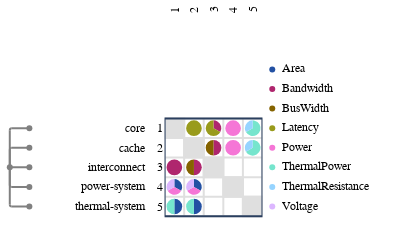

Source (notebook cell):
### Code cell
from ragraph.io.esl import from_esl
graph = from_esl(["./esl"])

import raesl.plot
figure = raesl.plot.mdm(
    graph,
    node_kinds=["component"],
)
figure.write_image("figures/dsm_components.svg")
figure.show()

from utils import set_edge_weights, annotate_variable_type
annotate_variable_type(graph)

### Figure 1 — Plotly figure (JSON) as saved in the notebook; plotly's stock layout.template omitted (floating-point values rounded to 4 significant figures)
{"data": [{"hoverinfo": "skip", "marker": {"color": "#FFFFFF", "line": {"color": "#FFFFFF"}}, "mode": "markers", "showlegend": false, "type": "scatter", "x": [0.5], "xaxis": "x", "y": [0.5], "yaxis": "y"}, {"hoverinfo": "skip", "marker": {"color": "#FFFFFF", "line": {"color": "#FFFFFF"}}, "mode": "markers", "showlegend": false, "type": "scatter", "x": [0.5], "xaxis": "x2", "y": [0.5], "yaxis": "y2"}, {"hoverinfo": "skip", "marker": {"color": "#FFFFFF", "line": {"color": "#FFFFFF"}}, "mode": "markers", "showlegend": false, "type": "scatter", "x": [0.5], "xaxis": "x3", "y": [0.5], "yaxis": "y3"}, {"hoverinfo": "skip", "marker": {"color": "#FFFFFF", "line": {"color": "#FFFFFF"}}, "mode": "markers", "showlegend": false, "type": "scatter", "x": [0.5], "xaxis": "x5", "y": [0.5], "yaxis": "y5"}, {"customdata": [{"data": "world.core", "pointtype": "tree_node"}, {"data": "world.cache", "pointtype": "tree_node"}, {"data": "world.interconnect", "pointtype": "tree_node"}, {"data": "world.power-system", "pointtype": "tree_node"}, {"data": "world.thermal-system", "pointtype": "tree_node"}, {"data": "world", "pointtype": "tree_node"}], "hoverinfo": "text", "marker": {"color": "gray"}, "mode": "markers", "showlegend": false, "text": ["world.core", "world.cache", "world.interconnect", "world.power-system", "world.thermal-system", "world"], "type": "scatter", "x": [1, 1, 1, 1, 1, 0], "xaxis": "x6", "y": [4.5, 3.5, 2.5, 1.5, 0.5, 2.5], "yaxis": "y6"}, {"customdata": [{"source": "world.core", "target": "world.interconnect"}], "hoverinfo": "text", "marker": {"color": "#ffffff"}, "mode": "markers", "showlegend": false, "text": ["source: world.core<br>target: world.interconnect<br>Bandwidth: 1.0"], "type": "scatter", "x": [0.5], "xaxis": "x9", "y": [2.3], "yaxis": "y9"}, {"customdata": [{"source": "world.core", "target": "world.power-system"}], "hoverinfo": "text", "marker": {"color": "#ffffff"}, "mode": "markers", "showlegend": false, "text": ["source: world.core<br>target: world.power-system<br>Area: 1.0", "source: world.core<br>target: world.power-system<br>Power: 1.0", "source: world.core<br>target: world.power-system<br>Voltage: 1.0"], "type": "scatter", "x": [0.6732, 0.5, 0.3268], "xaxis": "x9", "y": [1.6, 1.3, 1.6], "yaxis": "y9"}, {"customdata": [{"source": "world.core", "target": "world.thermal-system"}], "hoverinfo": "text", "marker": {"color": "#ffffff"}, "mode": "markers", "showlegend": false, "text": ["source: world.core<br>target: world.thermal-system<br>Area: 1.0", "source: world.core<br>target: world.thermal-system<br>ThermalPower: 1.0"], "type": "scatter", "x": [0.7, 0.3], "xaxis": "x9", "y": [0.5, 0.5], "yaxis": "y9"}, {"customdata": [{"source": "world.cache", "target": "world.core"}], "hoverinfo": "text", "marker": {"color": "#ffffff"}, "mode": "markers", "showlegend": false, "text": ["source: world.cache<br>target: world.core<br>Latency: 2.0"], "type": "scatter", "x": [1.5], "xaxis": "x9", "y": [4.3], "yaxis": "y9"}, {"customdata": [{"source": "world.cache", "target": "world.interconnect"}], "hoverinfo": "text", "marker": {"color": "#ffffff"}, "mode": "markers", "showlegend": false, "text": ["source: world.cache<br>target: world.interconnect<br>Bandwidth: 1.0", "source: world.cache<br>target: world.interconnect<br>BusWidth: 1.0"], "type": "scatter", "x": [1.7, 1.3], "xaxis": "x9", "y": [2.5, 2.5], "yaxis": "y9"}, {"customdata": [{"source": "world.cache", "target": "world.power-system"}], "hoverinfo": "text", "marker": {"color": "#ffffff"}, "mode": "markers", "showlegend": false, "text": ["source: world.cache<br>target: world.power-system<br>Area: 1.0", "source: world.cache<br>target: world.power-system<br>Power: 1.0", "source: world.cache<br>target: world.power-system<br>Voltage: 1.0"], "type": "scatter", "x": [1.673, 1.5, 1.327], "xaxis": "x9", "y": [1.6, 1.3, 1.6], "yaxis": "y9"}, {"customdata": [{"source": "world.cache", "target": "world.thermal-system"}], "hoverinfo": "text", "marker": {"color": "#ffffff"}, "mode": "markers", "showlegend": false, "text": ["source: world.cache<br>target: world.thermal-system<br>Area: 1.0", "source: world.cache<br>target: world.thermal-system<br>ThermalPower: 1.0"], "type": "scatter", "x": [1.7, 1.3], "xaxis": "x9", "y": [0.5, 0.5], "yaxis": "y9"}, {"customdata": [{"source": "world.interconnect", "target": "world.core"}], "hoverinfo": "text", "marker": {"color": "#ffffff"}, "mode": "markers", "showlegend": false, "text": ["source: world.interconnect<br>target: world.core<br>Bandwidth: 1.0", "source: world.interconnect<br>target: world.core<br>Latency: 2.0"], "type": "scatter", "x": [2.673, 2.327], "xaxis": "x9", "y": [4.6, 4.4], "yaxis": "y9"}, {"customdata": [{"source": "world.interconnect", "target": "world.cache"}], "hoverinfo": "text", "marker": {"color": "#ffffff"}, "mode": "markers", "showlegend": false, "text": ["source: world.interconnect<br>target: world.cache<br>Bandwidth: 1.0", "source: world.interconnect<br>target: world.cache<br>BusWidth: 1.0"], "type": "scatter", "x": [2.7, 2.3], "xaxis": "x9", "y": [3.5, 3.5], "yaxis": "y9"}, {"customdata": [{"source": "world.power-system", "target": "world.core"}], "hoverinfo": "text", "marker": {"color": "#ffffff"}, "mode": "markers", "showlegend": false, "text": ["source: world.power-system<br>target: world.core<br>Power: 1.0"], "type": "scatter", "x": [3.5], "xaxis": "x9", "y": [4.3], "yaxis": "y9"}, {"customdata": [{"source": "world.power-system", "target": "world.cache"}], "hoverinfo": "text", "marker": {"color": "#ffffff"}, "mode": "markers", "showlegend": false, "text": ["source: world.power-system<br>target: world.cache<br>Power: 1.0"], "type": "scatter", "x": [3.5], "xaxis": "x9", "y": [3.3], "yaxis": "y9"}, {"customdata": [{"source": "world.thermal-system", "target": "world.core"}], "hoverinfo": "text", "marker": {"color": "#ffffff"}, "mode": "markers", "showlegend": false, "text": ["source: world.thermal-system<br>target: world.core<br>ThermalPower: 2.0", "source: world.thermal-system<br>target: world.core<br>ThermalResistance: 1.0"], "type": "scatter", "x": [4.673, 4.327], "xaxis": "x9", "y": [4.4, 4.6], "yaxis": "y9"}, {"customdata": [{"source": "world.thermal-system", "target": "world.cache"}], "hoverinfo": "text", "marker": {"color": "#ffffff"}, "mode": "markers", "showlegend": false, "text": ["source: world.thermal-system<br>target: world.cache<br>ThermalPower: 2.0", "source: world.thermal-system<br>target: world.cache<br>ThermalResistance: 1.0"], "type": "scatter", "x": [4.673, 4.327], "xaxis": "x9", "y": [3.4, 3.6], "yaxis": "y9"}, {"hoverinfo": "text", "marker": {"color": "#2351a3"}, "mode": "markers", "showlegend": false, "text": ["Area"], "type": "scatter", "x": [0.5], "xaxis": "x10", "y": [7.5], "yaxis": "y10"}, {"hoverinfo": "text", "marker": {"color": "#af266e"}, "mode": "markers", "showlegend": false, "text": ["Bandwidth"], "type": "scatter", "x": [0.5], "xaxis": "x10", "y": [6.5], "yaxis": "y10"}, {"hoverinfo": "text", "marker": {"color": "#856300"}, "mode": "markers", "showlegend": false, "text": ["BusWidth"], "type": "scatter", "x": [0.5], "xaxis": "x10", "y": [5.5], "yaxis": "y10"}, {"hoverinfo": "text", "marker": {"color": "#999b1c"}, "mode": "markers", "showlegend": false, "text": ["Latency"], "type": "scatter", "x": [0.5], "xaxis": "x10", "y": [4.5], "yaxis": "y10"}, {"hoverinfo": "text", "marker": {"color": "#f576d6"}, "mode": "markers", "showlegend": false, "text": ["Power"], "type": "scatter", "x": [0.5], "xaxis": "x10", "y": [3.5], "yaxis": "y10"}, {"hoverinfo": "text", "marker": {"color": "#76e5cd"}, "mode": "markers", "showlegend": false, "text": ["ThermalPower"], "type": "scatter", "x": [0.5], "xaxis": "x10", "y": [2.5], "yaxis": "y10"}, {"hoverinfo": "text", "marker": {"color": "#96d4ff"}, "mode": "markers", "showlegend": false, "text": ["ThermalResistance"], "type": "scatter", "x": [0.5], "xaxis": "x10", "y": [1.5], "yaxis": "y10"}, {"hoverinfo": "text", "marker": {"color": "#dcb7ff"}, "mode": "markers", "showlegend": false, "text": ["Voltage"], "type": "scatter", "x": [0.5], "xaxis": "x10", "y": [0.5], "yaxis": "y10"}, {"hoverinfo": "text", "mode": "text", "showlegend": false, "text": ["Area", "Bandwidth", "BusWidth", "Latency", "Power", "ThermalPower", "ThermalResistance", "Voltage"], "textfont": {"color": "black", "family": "Fira Code,Hack,Courier New,monospace", "size": 12}, "textposition": "middle right", "type": "scatter", "x": [1, 1, 1, 1, 1, 1, 1, 1], "xaxis": "x10", "y": [7.5, 6.5, 5.5, 4.5, 3.5, 2.5, 1.5, 0.5], "yaxis": "y10"}], "layout": {"annotations": [{"font": {"color": "black", "family": "Fira Code,Hack,Courier New,monospace", "size": 12}, "showarrow": false, "text": "1", "textangle": -90, "x": 0.5, "xref": "x4", "y": -0.3301, "yanchor": "bottom", "yref": "y", "yshift": 0}, {"font": {"color": "black", "family": "Fira Code,Hack,Courier New,monospace", "size": 12}, "showarrow": false, "text": "2", "textangle": -90, "x": 1.5, "xref": "x4", "y": -0.3301, "yanchor": "bottom", "yref": "y", "yshift": 0}, {"font": {"color": "black", "family": "Fira Code,Hack,Courier New,monospace", "size": 12}, "showarrow": false, "text": "3", "textangle": -90, "x": 2.5, "xref": "x4", "y": -0.3301, "yanchor": "bottom", "yref": "y", "yshift": 0}, {"font": {"color": "black", "family": "Fira Code,Hack,Courier New,monospace", "size": 12}, "showarrow": false, "text": "4", "textangle": -90, "x": 3.5, "xref": "x4", "y": -0.3301, "yanchor": "bottom", "yref": "y", "yshift": 0}, {"font": {"color": "black", "family": "Fira Code,Hack,Courier New,monospace", "size": 12}, "showarrow": false, "text": "5", "textangle": -90, "x": 4.5, "xref": "x4", "y": -0.3301, "yanchor": "bottom", "yref": "y", "yshift": 0}, {"font": {"color": "black", "family": "Fira Code,Hack,Courier New,monospace", "size": 12}, "showarrow": false, "text": "core", "textangle": 0, "x": 2.772, "xanchor": "right", "xref": "x7", "y": 4.5, "yref": "y6", "yshift": 0}, {"font": {"color": "black", "family": "Fira Code,Hack,Courier New,monospace", "size": 12}, "showarrow": false, "text": "cache", "textangle": 0, "x": 2.772, "xanchor": "right", "xref": "x7", "y": 3.5, "yref": "y6", "yshift": 0}, {"font": {"color": "black", "family": "Fira Code,Hack,Courier New,monospace", "size": 12}, "showarrow": false, "text": "interconnect", "textangle": 0, "x": 2.772, "xanchor": "right", "xref": "x7", "y": 2.5, "yref": "y6", "yshift": 0}, {"font": {"color": "black", "family": "Fira Code,Hack,Courier New,monospace", "size": 12}, "showarrow": false, "text": "power-system", "textangle": 0, "x": 2.772, "xanchor": "right", "xref": "x7", "y": 1.5, "yref": "y6", "yshift": 0}, {"font": {"color": "black", "family": "Fira Code,Hack,Courier New,monospace", "size": 12}, "showarrow": false, "text": "thermal-system", "textangle": 0, "x": 2.772, "xanchor": "right", "xref": "x7", "y": 0.5, "yref": "y6", "yshift": 0}, {"font": {"color": "black", "family": "Fira Code,Hack,Courier New,monospace", "size": 12}, "showarrow": false, "text": "1", "textangle": 0, "x": 0.4301, "xanchor": "right", "xref": "x8", "y": 4.5, "yref": "y6", "yshift": 0}, {"font": {"color": "black", "family": "Fira Code,Hack,Courier New,monospace", "size": 12}, "showarrow": false, "text": "2", "textangle": 0, "x": 0.4301, "xanchor": "right", "xref": "x8", "y": 3.5, "yref": "y6", "yshift": 0}, {"font": {"color": "black", "family": "Fira Code,Hack,Courier New,monospace", "size": 12}, "showarrow": false, "text": "3", "textangle": 0, "x": 0.4301, "xanchor": "right", "xref": "x8", "y": 2.5, "yref": "y6", "yshift": 0}, {"font": {"color": "black", "family": "Fira Code,Hack,Courier New,monospace", "size": 12}, "showarrow": false, "text": "4", "textangle": 0, "x": 0.4301, "xanchor": "right", "xref": "x8", "y": 1.5, "yref": "y6", "yshift": 0}, {"font": {"color": "black", "family": "Fira Code,Hack,Courier New,monospace", "size": 12}, "showarrow": false, "text": "5", "textangle": 0, "x": 0.4301, "xanchor": "right", "xref": "x8", "y": 0.5, "yref": "y6", "yshift": 0}], "autosize": false, "height": 218.2, "hovermode": "closest", "margin": {"b": 0, "l": 0, "pad": 0, "r": 8, "t": 0}, "modebar": {"orientation": "h"}, "paper_bgcolor": "rgba(256,256,256,1)", "plot_bgcolor": "rgba(256,256,256,0)", "shapes": [{"line": {"color": "gray", "dash": "solid", "width": 2}, "type": "line", "x0": 0, "x1": 0, "xref": "x6", "y0": 2.5, "y1": 4.4, "yref": "y6"}, {"line": {"color": "gray", "dash": "solid", "width": 2}, "path": "M 0 4.4 Q 0 4.5 0.1 4.5", "type": "path", "xref": "x6", "yref": "y6"}, {"line": {"color": "gray", "dash": "solid", "width": 2}, "type": "line", "x0": 0.1, "x1": 1, "xref": "x6", "y0": 4.5, "y1": 4.5, "yref": "y6"}, {"line": {"color": "gray", "dash": "solid", "width": 2}, "type": "line", "x0": 0, "x1": 0, "xref": "x6", "y0": 2.5, "y1": 3.4, "yref": "y6"}, {"line": {"color": "gray", "dash": "solid", "width": 2}, "path": "M 0 3.4 Q 0 3.5 0.1 3.5", "type": "path", "xref": "x6", "yref": "y6"}, {"line": {"color": "gray", "dash": "solid", "width": 2}, "type": "line", "x0": 0.1, "x1": 1, "xref": "x6", "y0": 3.5, "y1": 3.5, "yref": "y6"}, {"line": {"color": "gray", "dash": "solid", "width": 2}, "type": "line", "x0": 0, "x1": 1, "xref": "x6", "y0": 2.5, "y1": 2.5, "yref": "y6"}, {"line": {"color": "gray", "dash": "solid", "width": 2}, "type": "line", "x0": 0, "x1": 0, "xref": "x6", "y0": 2.5, "y1": 1.6, "yref": "y6"}, {"line": {"color": "gray", "dash": "solid", "width": 2}, "path": "M 0 1.6 Q 0 1.5 0.1 1.5", "type": "path", "xref": "x6", "yref": "y6"}, {"line": {"color": "gray", "dash": "solid", "width": 2}, "type": "line", "x0": 0.1, "x1": 1, "xref": "x6", "y0": 1.5, "y1": 1.5, "yref": "y6"}, {"line": {"color": "gray", "dash": "solid", "width": 2}, "type": "line", "x0": 0, "x1": 0, "xref": "x6", "y0": 2.5, "y1": 0.6, "yref": "y6"}, {"line": {"color": "gray", "dash": "solid", "width": 2}, "path": "M 0 0.6 Q 0 0.5 0.1 0.5", "type": "path", "xref": "x6", "yref": "y6"}, {"line": {"color": "gray", "dash": "solid", "width": 2}, "type": "line", "x0": 0.1, "x1": 1, "xref": "x6", "y0": 0.5, "y1": 0.5, "yref": "y6"}, {"line": {"color": "#dfdfdf", "dash": "solid", "width": 2}, "type": "line", "x0": 0, "x1": 5, "xref": "x9", "y0": 0, "y1": 0, "yref": "y6"}, {"line": {"color": "#dfdfdf", "dash": "solid", "width": 2}, "type": "line", "x0": 0, "x1": 5, "xref": "x9", "y0": 1, "y1": 1, "yref": "y6"}, {"line": {"color": "#dfdfdf", "dash": "solid", "width": 2}, "type": "line", "x0": 0, "x1": 5, "xref": "x9", "y0": 2, "y1": 2, "yref": "y6"}, {"line": {"color": "#dfdfdf", "dash": "solid", "width": 2}, "type": "line", "x0": 0, "x1": 5, "xref": "x9", "y0": 3, "y1": 3, "yref": "y6"}, {"line": {"color": "#dfdfdf", "dash": "solid", "width": 2}, "type": "line", "x0": 0, "x1": 5, "xref": "x9", "y0": 4, "y1": 4, "yref": "y6"}, {"line": {"color": "#dfdfdf", "dash": "solid", "width": 2}, "type": "line", "x0": 0, "x1": 5, "xref": "x9", "y0": 5, "y1": 5, "yref": "y6"}, {"line": {"color": "#dfdfdf", "dash": "solid", "width": 2}, "type": "line", "x0": 0, "x1": 0, "xref": "x9", "y0": 0, "y1": 5, "yref": "y6"}, {"line": {"color": "#dfdfdf", "dash": "solid", "width": 2}, "type": "line", "x0": 1, "x1": 1, "xref": "x9", "y0": 0, "y1": 5, "yref": "y6"}, {"line": {"color": "#dfdfdf", "dash": "solid", "width": 2}, "type": "line", "x0": 2, "x1": 2, "xref": "x9", "y0": 0, "y1": 5, "yref": "y6"}, {"line": {"color": "#dfdfdf", "dash": "solid", "width": 2}, "type": "line", "x0": 3, "x1": 3, "xref": "x9", "y0": 0, "y1": 5, "yref": "y6"}, {"line": {"color": "#dfdfdf", "dash": "solid", "width": 2}, "type": "line", "x0": 4, "x1": 4, "xref": "x9", "y0": 0, "y1": 5, "yref": "y6"}, {"line": {"color": "#dfdfdf", "dash": "solid", "width": 2}, "type": "line", "x0": 5, "x1": 5, "xref": "x9", "y0": 0, "y1": 5, "yref": "y6"}, {"fillcolor": "#dfdfdf", "layer": "below", "line": {"color": "#dfdfdf"}, "type": "rect", "x0": 0, "x1": 1, "xref": "x9", "y0": 4, "y1": 5, "yref": "y6"}, {"fillcolor": "#dfdfdf", "layer": "below", "line": {"color": "#dfdfdf"}, "type": "rect", "x0": 1, "x1": 2, "xref": "x9", "y0": 3, "y1": 4, "yref": "y6"}, {"fillcolor": "#dfdfdf", "layer": "below", "line": {"color": "#dfdfdf"}, "type": "rect", "x0": 2, "x1": 3, "xref": "x9", "y0": 2, "y1": 3, "yref": "y6"}, {"fillcolor": "#dfdfdf", "layer": "below", "line": {"color": "#dfdfdf"}, "type": "rect", "x0": 3, "x1": 4, "xref": "x9", "y0": 1, "y1": 2, "yref": "y6"}, {"fillcolor": "#dfdfdf", "layer": "below", "line": {"color": "#dfdfdf"}, "type": "rect", "x0": 4, "x1": 5, "xref": "x9", "y0": 0, "y1": 1, "yref": "y6"}, {"fillcolor": "#af266e", "line": {"width": 0}, "path": "M 0.5 2.5 L 0.5 2.9 Q 0.334 2.9 0.217 2.783 Q 0.1 2.666 0.1 2.5 Q 0.1 2.334 0.217 2.217 Q 0.334 2.1 0.5 2.1 Q 0.666 2.1 0.783 2.217 Q 0.9 2.334 0.9 2.5 Q 0.9 2.666 0.783 2.783 Q 0.666 2.9 0.5 2.9 Z", "type": "path", "xref": "x9", "yref": "y6"}, {"fillcolor": "#2351a3", "line": {"width": 0}, "path": "M 0.5 1.5 L 0.846 1.3 Q 0.929 1.443 0.886 1.604 Q 0.843 1.764 0.7 1.846 Q 0.607 1.9 0.5 1.9 Z", "type": "path", "xref": "x9", "yref": "y6"}, {"fillcolor": "#f576d6", "line": {"width": 0}, "path": "M 0.5 1.5 L 0.15400000000000003 1.3 Q 0.236 1.157 0.396 1.114 Q 0.557 1.071 0.7 1.154 Q 0.793 1.207 0.846 1.3 Z", "type": "path", "xref": "x9", "yref": "y6"}, {"fillcolor": "#dcb7ff", "line": {"width": 0}, "path": "M 0.5 1.5 L 0.5 1.9 Q 0.334 1.9 0.217 1.783 Q 0.1 1.666 0.1 1.5 Q 0.1 1.393 0.154 1.3 Z", "type": "path", "xref": "x9", "yref": "y6"}, {"fillcolor": "#2351a3", "line": {"width": 0}, "path": "M 0.5 0.5 L 0.5 0.09999999999999998 Q 0.666 0.1 0.783 0.217 Q 0.9 0.334 0.9 0.5 Q 0.9 0.666 0.783 0.783 Q 0.666 0.9 0.5 0.9 Z", "type": "path", "xref": "x9", "yref": "y6"}, {"fillcolor": "#76e5cd", "line": {"width": 0}, "path": "M 0.5 0.5 L 0.5 0.9 Q 0.334 0.9 0.217 0.783 Q 0.1 0.666 0.1 0.5 Q 0.1 0.334 0.217 0.217 Q 0.334 0.1 0.5 0.1 Z", "type": "path", "xref": "x9", "yref": "y6"}, {"fillcolor": "#999b1c", "line": {"width": 0}, "path": "M 1.5 4.5 L 1.5 4.9 Q 1.334 4.9 1.217 4.783 Q 1.1 4.666 1.1 4.5 Q 1.1 4.334 1.217 4.217 Q 1.334 4.1 1.5 4.1 Q 1.666 4.1 1.783 4.217 Q 1.9 4.334 1.9 4.5 Q 1.9 4.666 1.783 4.783 Q 1.666 4.9 1.5 4.9 Z", "type": "path", "xref": "x9", "yref": "y6"}, {"fillcolor": "#af266e", "line": {"width": 0}, "path": "M 1.5 2.5 L 1.5 2.1 Q 1.666 2.1 1.783 2.217 Q 1.9 2.334 1.9 2.5 Q 1.9 2.666 1.783 2.783 Q 1.666 2.9 1.5 2.9 Z", "type": "path", "xref": "x9", "yref": "y6"}, {"fillcolor": "#856300", "line": {"width": 0}, "path": "M 1.5 2.5 L 1.5 2.9 Q 1.334 2.9 1.217 2.783 Q 1.1 2.666 1.1 2.5 Q 1.1 2.334 1.217 2.217 Q 1.334 2.1 1.5 2.1 Z", "type": "path", "xref": "x9", "yref": "y6"}, {"fillcolor": "#2351a3", "line": {"width": 0}, "path": "M 1.5 1.5 L 1.846 1.3 Q 1.929 1.443 1.886 1.604 Q 1.843 1.764 1.7 1.846 Q 1.607 1.9 1.5 1.9 Z", "type": "path", "xref": "x9", "yref": "y6"}, {"fillcolor": "#f576d6", "line": {"width": 0}, "path": "M 1.5 1.5 L 1.154 1.3 Q 1.236 1.157 1.396 1.114 Q 1.557 1.071 1.7 1.154 Q 1.793 1.207 1.846 1.3 Z", "type": "path", "xref": "x9", "yref": "y6"}, {"fillcolor": "#dcb7ff", "line": {"width": 0}, "path": "M 1.5 1.5 L 1.5 1.9 Q 1.334 1.9 1.217 1.783 Q 1.1 1.666 1.1 1.5 Q 1.1 1.393 1.154 1.3 Z", "type": "path", "xref": "x9", "yref": "y6"}, {"fillcolor": "#2351a3", "line": {"width": 0}, "path": "M 1.5 0.5 L 1.5 0.09999999999999998 Q 1.666 0.1 1.783 0.217 Q 1.9 0.334 1.9 0.5 Q 1.9 0.666 1.783 0.783 Q 1.666 0.9 1.5 0.9 Z", "type": "path", "xref": "x9", "yref": "y6"}, {"fillcolor": "#76e5cd", "line": {"width": 0}, "path": "M 1.5 0.5 L 1.5 0.9 Q 1.334 0.9 1.217 0.783 Q 1.1 0.666 1.1 0.5 Q 1.1 0.334 1.217 0.217 Q 1.334 0.1 1.5 0.1 Z", "type": "path", "xref": "x9", "yref": "y6"}, {"fillcolor": "#af266e", "line": {"width": 0}, "path": "M 2.5 4.5 L 2.846 4.3 Q 2.929 4.443 2.886 4.604 Q 2.843 4.764 2.7 4.846 Q 2.607 4.9 2.5 4.9 Z", "type": "path", "xref": "x9", "yref": "y6"}, {"fillcolor": "#999b1c", "line": {"width": 0}, "path": "M 2.5 4.5 L 2.5 4.9 Q 2.334 4.9 2.217 4.783 Q 2.1 4.666 2.1 4.5 Q 2.1 4.334 2.217 4.217 Q 2.334 4.1 2.5 4.1 Q 2.666 4.1 2.783 4.217 Q 2.82 4.254 2.846 4.3 Z", "type": "path", "xref": "x9", "yref": "y6"}, {"fillcolor": "#af266e", "line": {"width": 0}, "path": "M 2.5 3.5 L 2.5 3.1 Q 2.666 3.1 2.783 3.217 Q 2.9 3.334 2.9 3.5 Q 2.9 3.666 2.783 3.783 Q 2.666 3.9 2.5 3.9 Z", "type": "path", "xref": "x9", "yref": "y6"}, {"fillcolor": "#856300", "line": {"width": 0}, "path": "M 2.5 3.5 L 2.5 3.9 Q 2.334 3.9 2.217 3.783 Q 2.1 3.666 2.1 3.5 Q 2.1 3.334 2.217 3.217 Q 2.334 3.1 2.5 3.1 Z", "type": "path", "xref": "x9", "yref": "y6"}, {"fillcolor": "#f576d6", "line": {"width": 0}, "path": "M 3.5 4.5 L 3.5 4.9 Q 3.334 4.9 3.217 4.783 Q 3.1 4.666 3.1 4.5 Q 3.1 4.334 3.217 4.217 Q 3.334 4.1 3.5 4.1 Q 3.666 4.1 3.783 4.217 Q 3.9 4.334 3.9 4.5 Q 3.9 4.666 3.783 4.783 Q 3.666 4.9 3.5 4.9 Z", "type": "path", "xref": "x9", "yref": "y6"}, {"fillcolor": "#f576d6", "line": {"width": 0}, "path": "M 3.5 3.5 L 3.5 3.9 Q 3.334 3.9 3.217 3.783 Q 3.1 3.666 3.1 3.5 Q 3.1 3.334 3.217 3.217 Q 3.334 3.1 3.5 3.1 Q 3.666 3.1 3.783 3.217 Q 3.9 3.334 3.9 3.5 Q 3.9 3.666 3.783 3.783 Q 3.666 3.9 3.5 3.9 Z", "type": "path", "xref": "x9", "yref": "y6"}, {"fillcolor": "#76e5cd", "line": {"width": 0}, "path": "M 4.5 4.5 L 4.154 4.3 Q 4.236 4.157 4.396 4.114 Q 4.557 4.071 4.7 4.154 Q 4.843 4.236 4.886 4.396 Q 4.929 4.557 4.846 4.7 Q 4.764 4.843 4.604 4.886 Q 4.553 4.9 4.5 4.9 Z", "type": "path", "xref": "x9", "yref": "y6"}, {"fillcolor": "#96d4ff", "line": {"width": 0}, "path": "M 4.5 4.5 L 4.5 4.9 Q 4.334 4.9 4.217 4.783 Q 4.1 4.666 4.1 4.5 Q 4.1 4.393 4.154 4.3 Z", "type": "path", "xref": "x9", "yref": "y6"}, {"fillcolor": "#76e5cd", "line": {"width": 0}, "path": "M 4.5 3.5 L 4.154 3.3 Q 4.236 3.157 4.396 3.114 Q 4.557 3.071 4.7 3.154 Q 4.843 3.236 4.886 3.396 Q 4.929 3.557 4.846 3.7 Q 4.764 3.843 4.604 3.886 Q 4.553 3.9 4.5 3.9 Z", "type": "path", "xref": "x9", "yref": "y6"}, {"fillcolor": "#96d4ff", "line": {"width": 0}, "path": "M 4.5 3.5 L 4.5 3.9 Q 4.334 3.9 4.217 3.783 Q 4.1 3.666 4.1 3.5 Q 4.1 3.393 4.154 3.3 Z", "type": "path", "xref": "x9", "yref": "y6"}, {"type": "rect", "x0": 0, "x1": 5, "xref": "x9", "y0": 0, "y1": 5, "yref": "y6"}], "width": 410.6, "xaxis": {"anchor": "y", "automargin": false, "autorange": false, "domain": [0, 0.09742], "matches": "x6", "range": [-0.5, 1.5], "scaleanchor": "y", "scaleratio": 1, "showticklabels": false}, "xaxis10": {"anchor": "y10", "automargin": false, "domain": [0.6529, 1.0], "range": [0, 7.125], "scaleanchor": "y", "showgrid": false, "showline": false, "showticklabels": false, "zeroline": false}, "xaxis2": {"anchor": "y2", "automargin": false, "autorange": false, "domain": [0.09742, 0.3675], "matches": "x7", "range": [-2.772, 2.772], "scaleanchor": "y", "scaleratio": 1, "showticklabels": false}, "xaxis3": {"anchor": "y3", "automargin": false, "autorange": false, "domain": [0.3675, 0.4094], "matches": "x8", "range": [-0.4301, 0.4301], "scaleanchor": "y", "scaleratio": 1, "showticklabels": false}, "xaxis4": {"anchor": "y4", "automargin": false, "domain": [0.4094, 0.6529], "matches": "x9", "range": [0, 5], "scaleanchor": "y", "showgrid": false, "showline": false, "showticklabels": false, "zeroline": false}, "xaxis5": {"anchor": "y5", "automargin": false, "autorange": false, "domain": [0.6529, 1.0], "matches": "x10", "range": [0, 7.125], "scaleanchor": "y", "scaleratio": 1, "showticklabels": false}, "xaxis6": {"anchor": "y6", "automargin": false, "autorange": false, "domain": [0, 0.09742], "range": [-0.5, 1.5], "scaleanchor": "y", "scaleratio": 1, "showgrid": false, "showline": false, "showticklabels": false, "zeroline": false}, "xaxis7": {"anchor": "y7", "automargin": false, "domain": [0.09742, 0.3675], "range": [-2.772, 2.772], "scaleanchor": "y", "scaleratio": 1, "showgrid": false, "showline": false, "showticklabels": false, "zeroline": false}, "xaxis8": {"anchor": "y8", "automargin": false, "domain": [0.3675, 0.4094], "range": [-0.4301, 0.4301], "scaleanchor": "y", "scaleratio": 1, "showgrid": false, "showline": false, "showticklabels": false, "zeroline": false}, "xaxis9": {"anchor": "y9", "automargin": false, "domain": [0.4094, 0.6529], "range": [0, 5], "scaleanchor": "y", "scaleratio": 1, "showgrid": false, "showline": false, "showticklabels": false, "zeroline": false}, "yaxis": {"anchor": "x", "automargin": false, "autorange": false, "domain": [0.9316, 1], "range": [-0.3301, 0.3301], "showticklabels": false}, "yaxis10": {"anchor": "x10", "automargin": false, "autorange": false, "domain": [0, 0.9316], "matches": "y6", "range": [0, 9], "scaleratio": 1, "showgrid": false, "showline": false, "showticklabels": false, "zeroline": false}, "yaxis2": {"anchor": "x2", "automargin": false, "autorange": false, "domain": [0.9316, 1], "matches": "y", "range": [-0.3301, 0.3301], "showticklabels": false}, "yaxis3": {"anchor": "x3", "automargin": false, "autorange": false, "domain": [0.9316, 1], "matches": "y", "range": [-0.3301, 0.3301], "showticklabels": false}, "yaxis4": {"anchor": "x4", "automargin": false, "autorange": false, "domain": [0.9316, 1], "matches": "y", "range": [-0.3301, 0.3301], "scaleanchor": "x", "scaleratio": 1, "showgrid": false, "showline": false, "showticklabels": false, "zeroline": false}, "yaxis5": {"anchor": "x5", "automargin": false, "autorange": false, "domain": [0.9316, 1], "matches": "y", "range": [-0.3301, 0.3301], "showticklabels": false}, "yaxis6": {"anchor": "x6", "automargin": false, "autorange": false, "domain": [0, 0.9316], "range": [0, 9], "scaleanchor": "x", "scaleratio": 1, "showgrid": true, "showline": false, "showticklabels": false, "zeroline": false}, "yaxis7": {"anchor": "x7", "automargin": false, "autorange": false, "domain": [0, 0.9316], "matches": "y6", "range": [0, 9], "scaleratio": 1, "showgrid": false, "showline": false, "showticklabels": false, "zeroline": false}, "yaxis8": {"anchor": "x8", "automargin": false, "autorange": false, "domain": [0, 0.9316], "matches": "y6", "range": [0, 9], "scaleratio": 1, "showgrid": false, "showline": false, "showticklabels": false, "zeroline": false}, "yaxis9": {"anchor": "x9", "automargin": false, "autorange": false, "domain": [0, 0.9316], "matches": "y6", "range": [0, 9], "scaleratio": 1, "showgrid": false, "showline": false, "showticklabels": false, "zeroline": false}}}
